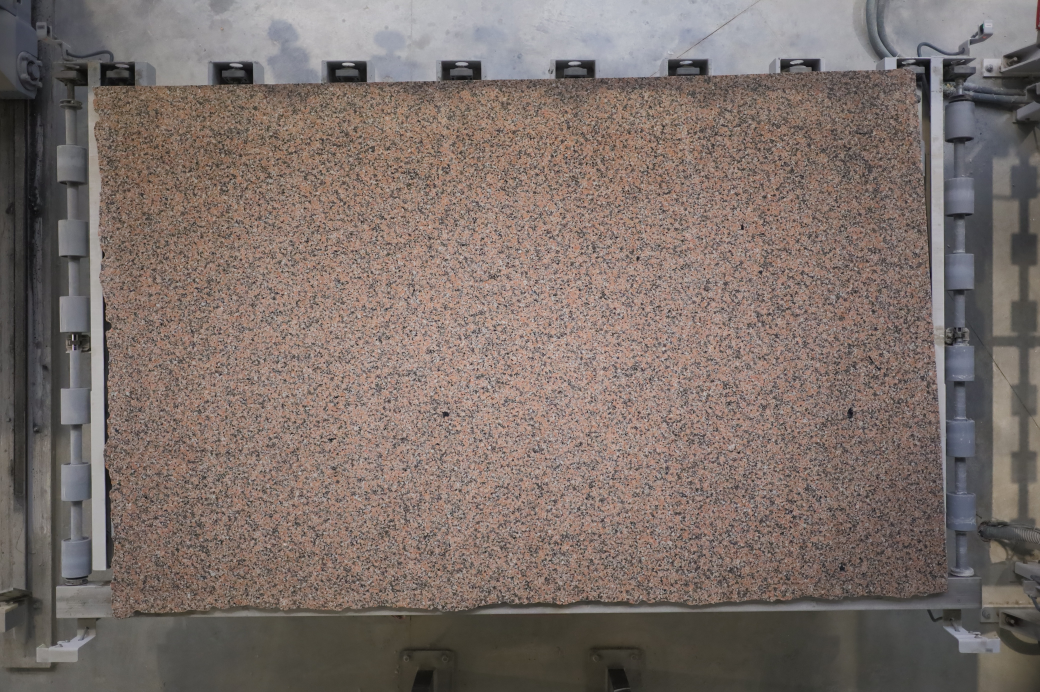
#> input picture pictures_test/RP/137.JPG, 4160 x 2768 px (shown at 1/4 size); its folder holds 4 pictures in this run
$ python rotate.py
#> lines starting #> are read from the running program, lines starting #| are printed output that depends on the picture
import os
import cv2 as cv

# Path to the directory with original images
input_directory = 'pictures_test/RP'

# Path to the directory where rotated images will be saved
output_directory = 'pictures_test/RP'

# Get the names of all images in the directory
image_names = os.listdir(input_directory)

# Counter to number the rotated images starting from 86
counter = 86

for image_name in image_names:
    print(image_name)

    # Read the image
    img = cv.imread(os.path.join(input_directory, image_name))
#> img is the input picture: shape (2768, 4160, 3); mean B, G, R 105.8, 111.2, 123.4

    # Get the size of the image
    (h, w) = img.shape[:2]
#> h = 2768; w = 4160

    # Check if the image has the specified dimensions
    if (h == 2768) and (w == 4160):

        # Rotate the image 180 degrees
        img = cv.rotate(img, cv.ROTATE_180)
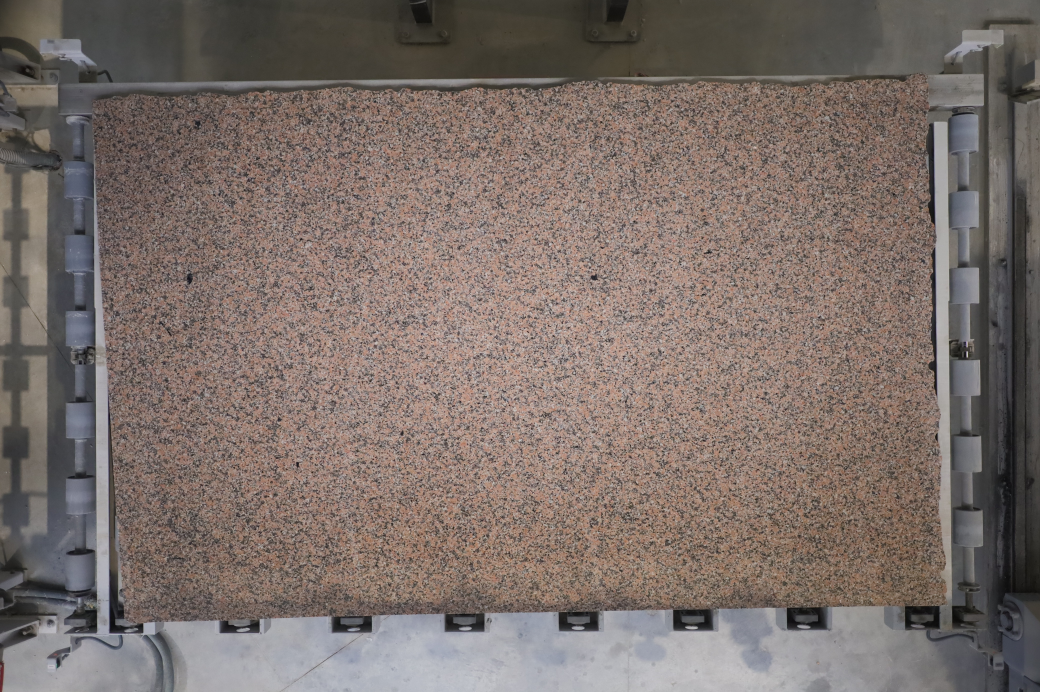
#> img: shape (2768, 4160, 3) (shown at 1/4 size); mean B, G, R 105.8, 111.2, 123.4

        # Save the rotated image with a name starting from number 86
        rotated_image_name = f'{counter}.JPG'
        cv.imwrite(os.path.join(output_directory, rotated_image_name), img)

        # Increment the counter
        counter += 1
#> pass 2 of the loop `for image_name in image_names:`:
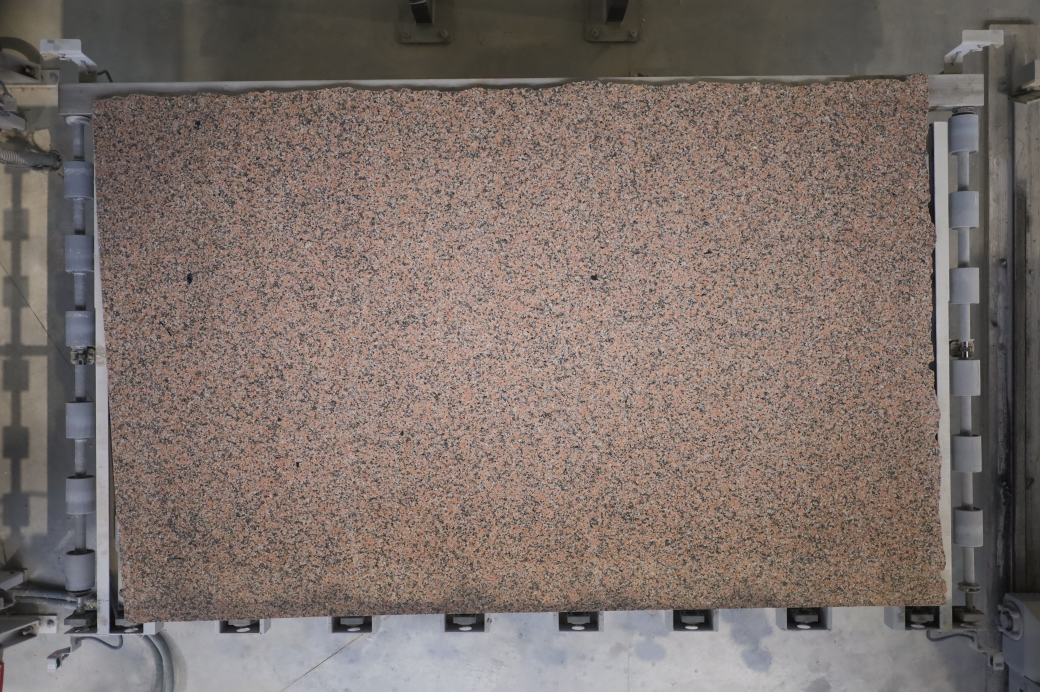
#> input picture pictures_test/RP/221.JPG, 4160 x 2768 px (shown at 1/4 size)
#> img is the input picture: shape (2768, 4160, 3); mean B, G, R 105.8, 111.2, 123.4
#> `img = cv.rotate(img, cv.ROTATE_180)`:
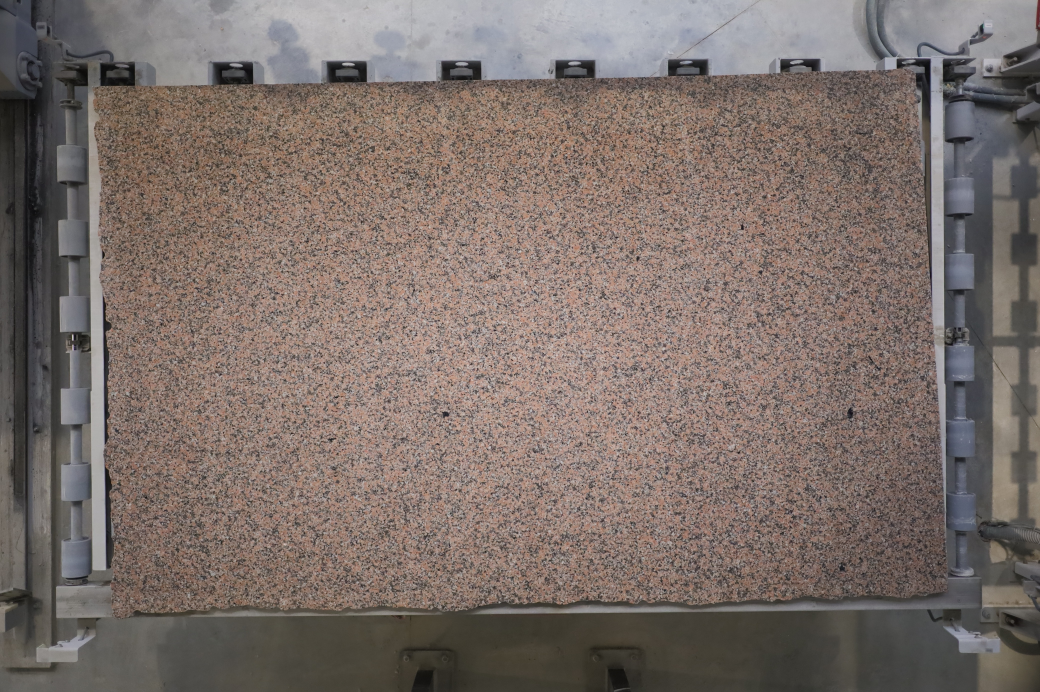
#> img: shape (2768, 4160, 3) (shown at 1/4 size); mean B, G, R 105.8, 111.2, 123.4
